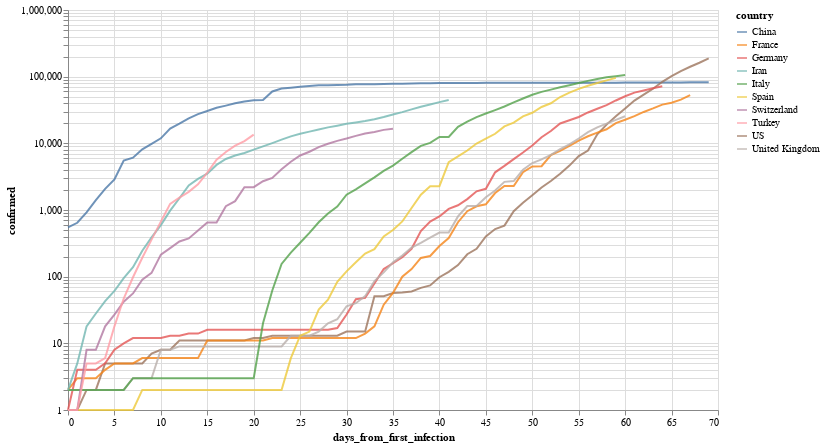

This figure's notebook cell:
### Markdown cell above
Por ejemplo, evolución (interactiva!) de los paises con mas infectados

### Code cell
total_confirmed_by_country = global_df.groupby('country').confirmed.max().sort_values(ascending=False)
selected_countries = total_confirmed_by_country[total_confirmed_by_country > 1000].index

plot_df = global_df[
    (global_df.confirmed > 0) & 
    (global_df.country.isin(selected_countries[:10]))
].sort_values('date')

selection = alt.selection_multi(
    fields=['country'], 
    bind='legend', 
    init=[{'country': c} for c in selected_countries[:10]]
)


(
    alt.Chart(plot_df)
       .mark_line()
       .encode(
           x='days_from_first_infection', 
           y=alt.Y('confirmed', scale=alt.Scale(type='log')), 
           color='country',
           opacity=alt.condition(selection, alt.value(.8), alt.value(.05))
       ).add_selection(selection)
        .properties(width=650, height=400)
       
)

### Figure 1 — Vega-Lite specification as saved in the notebook (floating-point values rounded to 4 significant figures; data arrays with more than 128 entries replaced by an {"elided": "..."} marker saying what was removed)
{"config": {"view": {"continuousWidth": 400, "continuousHeight": 300}}, "data": {"name": "data-f7ee4486ca4998ab933fa5dbe07c111b"}, "mark": "line", "encoding": {"color": {"type": "nominal", "field": "country"}, "opacity": {"condition": {"value": 0.8, "selection": "selector001"}, "value": 0.05}, "x": {"type": "quantitative", "field": "days_from_first_infection"}, "y": {"type": "quantitative", "field": "confirmed", "scale": {"type": "log"}}}, "height": 400, "selection": {"selector001": {"type": "multi", "fields": ["country"], "bind": "legend", "init": [{"country": "US"}, {"country": "Italy"}, {"country": "Spain"}, {"country": "China"}, {"country": "Germany"}, {"country": "France"}, {"country": "Iran"}, {"country": "United Kingdom"}, {"country": "Switzerland"}, {"country": "Turkey"}]}}, "width": 650, "$schema": "https://vega.github.io/schema/vega-lite/v4.8.1.json", "datasets": {"data-f7ee4486ca4998ab933fa5dbe07c111b": {"elided": "554 records"}}}
